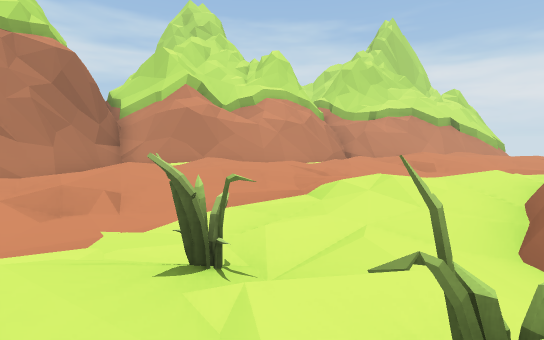
view 1 (above)

23 first-person views from a walk through a Unity game level. The camera is 1.5 m above the floor, tilts 6° down and sees 85° across. The floor is counted in squares, 2 m on a side. Each view is taken from the middle of a square. On the plan, view 1 faces up. The plan holds only what a view shows up to about 10 squares ahead; the rest is blank. The place goes on beyond the plan. The player character is not drawn. Some surface patterns are stand-ins.

view 2
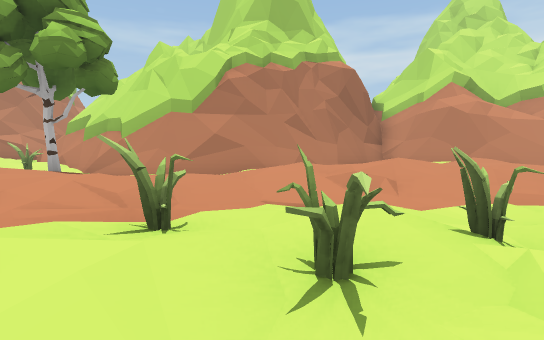

view 3
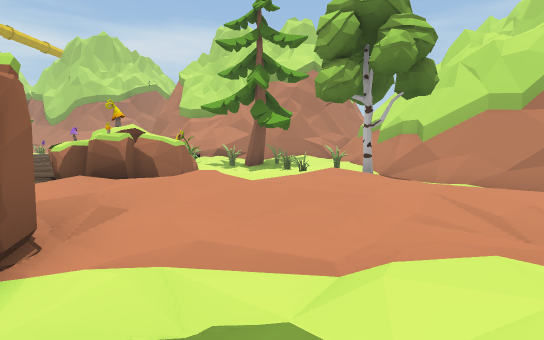

view 4
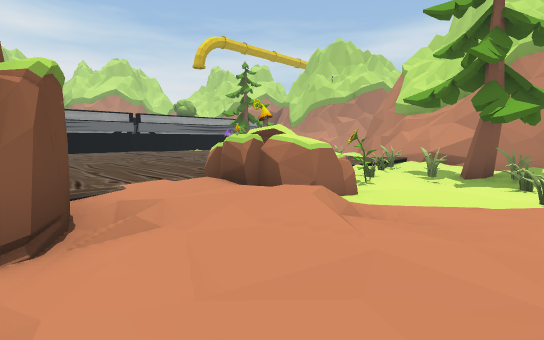

view 5
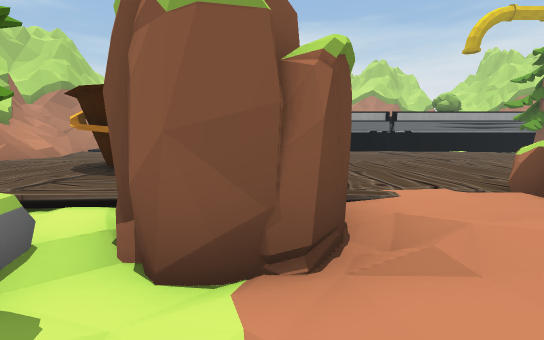

view 6
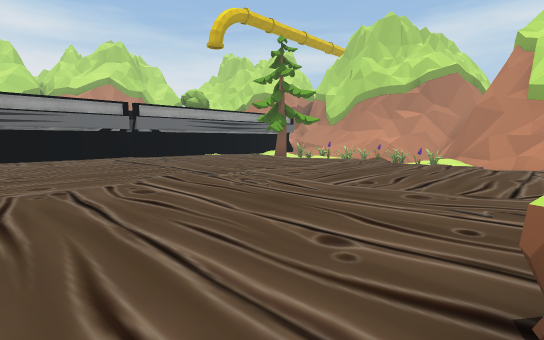

view 7
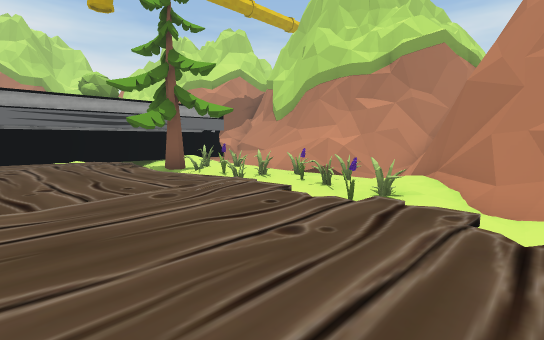

view 8
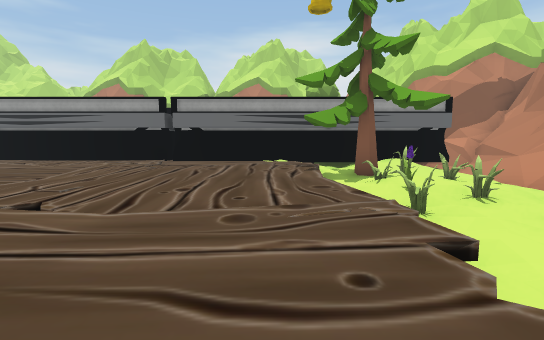

view 9
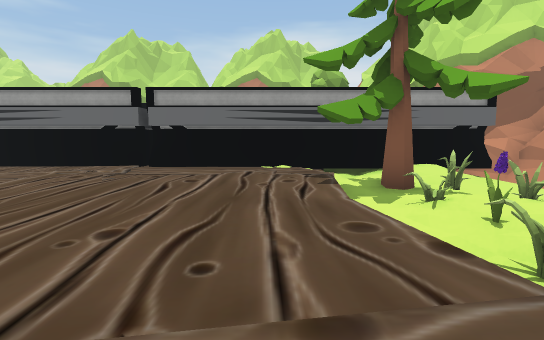

view 10
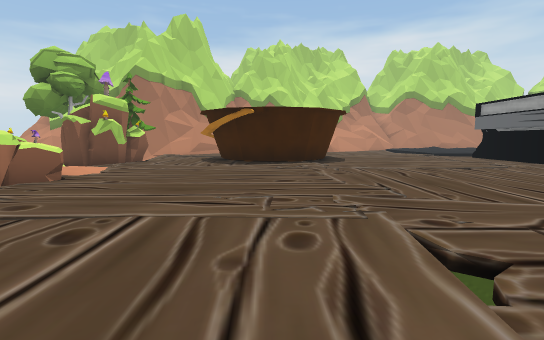

view 11
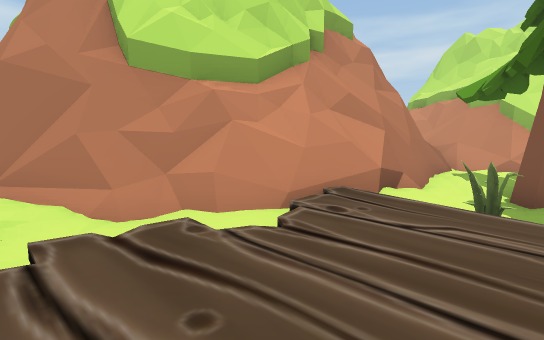

view 12
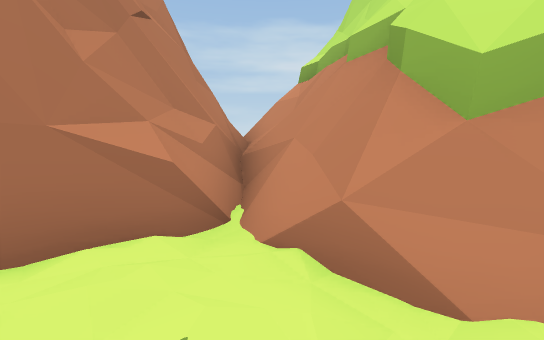

view 13
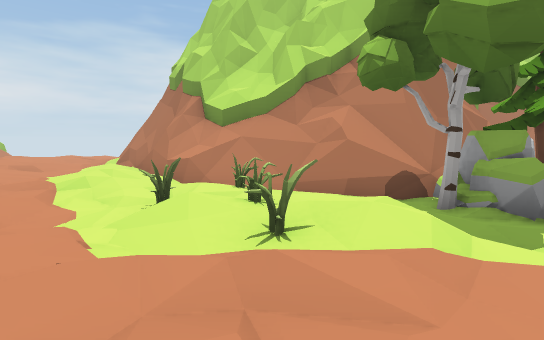

view 14
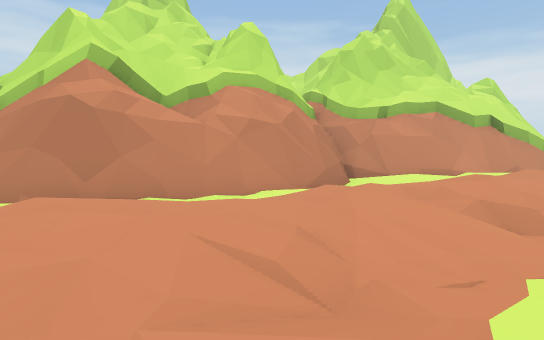

view 15
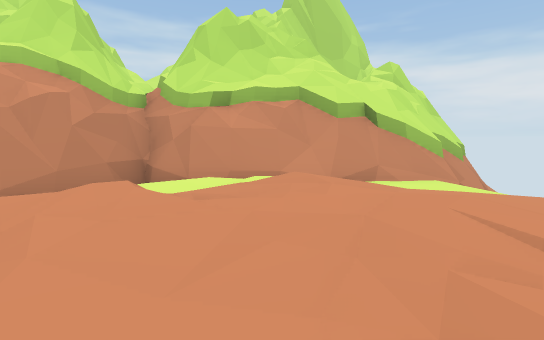

view 16
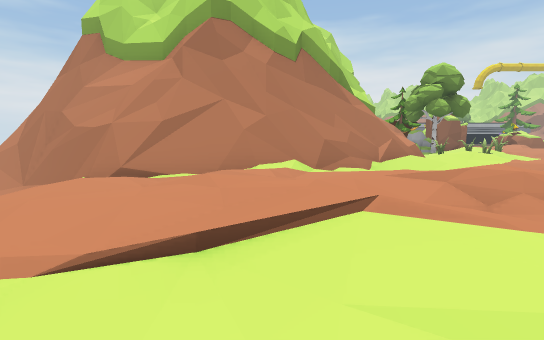

view 17
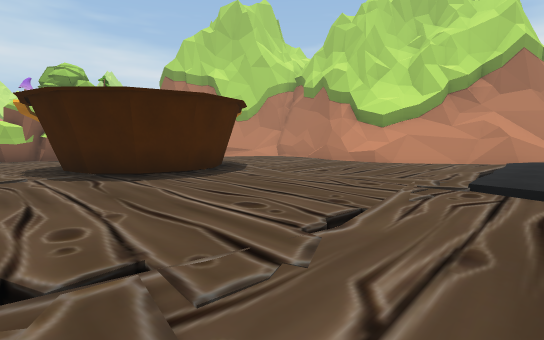

view 18
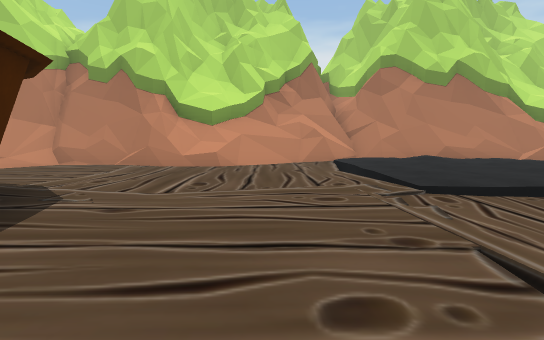

view 19
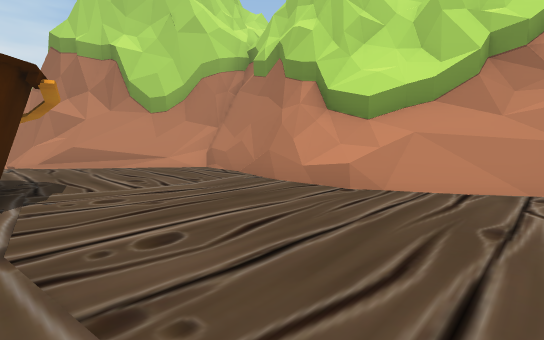

view 20
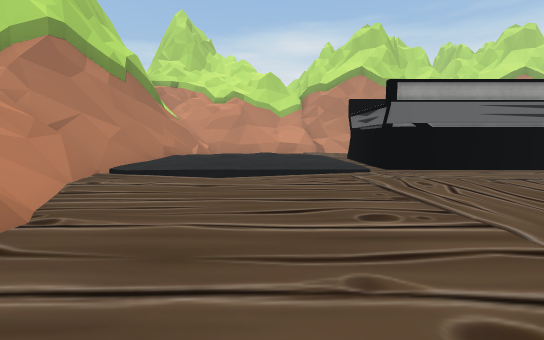

view 21
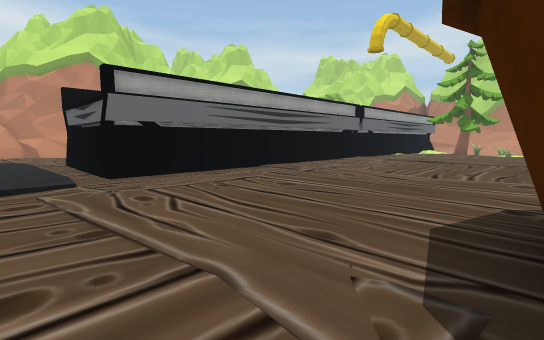

view 22
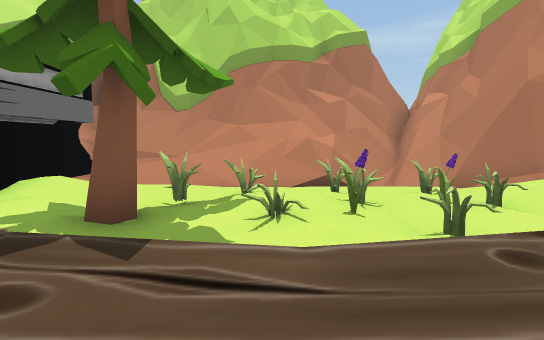

view 23
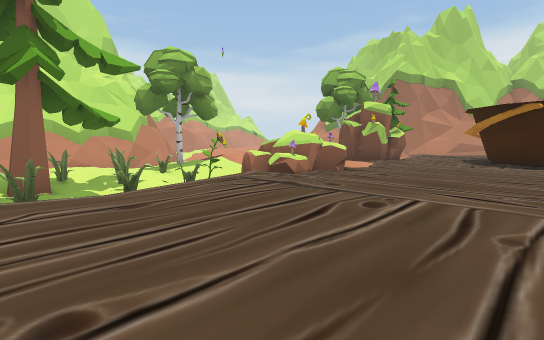

### Floor plan
Key: @ floor where view 1 was taken; # wall or solid block; . main floor; : floor 0.25 m higher than the main floor; - floor 0.25 m lower than the main floor; + floor 0.5 m higher than the main floor; _ floor 0.5 m lower than the main floor; < floor 0.75 m lower than the main floor; * floor 1.5 m higher than the main floor; ( floor 1.5 m lower than the main floor; % floor 2.75 m higher than the main floor; / step, stairs or slope; = window, fence, low wall or low ledge; ^ raised ledge; v drop or lower ground; T tree; R rock; O other object.
Columns run from 21 left of view 1 to 13 right of it. Each row starts with its distance up from view 1.
 15                             ######
 14                            ##^^##v
 13                         ######/vv
 12                        ##/-__<<v
 11                       ##<--/--_/
 10                     ###   -::--
  9                 #####__.://:::./
  8                 #   /-.:./:/.:.-
  7                 #  :::.../.-./-
  6                 #  -::/-_<-/#####v
  5     ###        ## /::-.-//###   ###
  4     v=        ## /:/.-/:.##
  3    #v*%^##   ##/-::--_//##
  2     ^#v/##^###//..-_/O-=##
  1      ##/^#=#<  -.---:.O/#
  0       #--_-O<T ::./OO@/=#
 -1       #-.-__O-:::-.::-###
 -2       #/-T<O<---:.-/._#
 -3       ##<TO<<-_/::--TR#
 -4       #^-<_OOOO/:/OORT##
 -5       #/O_O-/OOO:.OO-_ ##
 -6      ##/...::/O..:...::=##
 -7     ##//....:............###
 -8    ##/_.............##....##
 -9   ##.O</...........####....#
-10 ###<-/O/.........:.=  #....#
-11 #=vO<O</:..=:...:::## #....#
-12 ##/<__O/.........:..##.....##
-13  ##O-OO/...................##
-14  ##<O.O/...................=#
-15  #=<_-_/..............:..../#
-16  #(<TO_//...:....:....::....#
-17  #v_---/....:....:....::: ::#
-18  ##/:-_-...//........//:::::#
-19  ######################::+: #
-20                      ##++::=#
-21                       #    =#

Where each view was taken, in squares from view 1:
view 1: 0 up, 0 right, facing up
view 2: 1 down, 0 right, facing up-left
view 3: 2 down, 1 left, facing left
view 4: 1 down, 3 left, facing down-left
view 5: 2 down, 3 left, facing down
view 6: 6 down, 5 left, facing down-left
view 7: 7 down, 11 left, facing down-left
view 8: 8 down, 13 left, facing down
view 9: 10 down, 13 left, facing down
view 10: 10 down, 12 left, facing right
view 11: 9 down, 12 left, facing up-left
view 12: 1 down, 12 left, facing up-left
view 13: 0 up, 5 left, facing right
view 14: 4 up, 1 right, facing up
view 15: 6 up, 6 right, facing up
view 16: 12 up, 7 right, facing down
view 17: 18 down, 4 left, facing up-right
view 18: 15 down, 3 left, facing right
view 19: 16 down, 1 right, facing up-right
view 20: 11 down, 3 right, facing down
view 21: 12 down, 2 right, facing down-left
view 22: 14 down, 12 left, facing left
view 23: 10 down, 13 left, facing up-right
